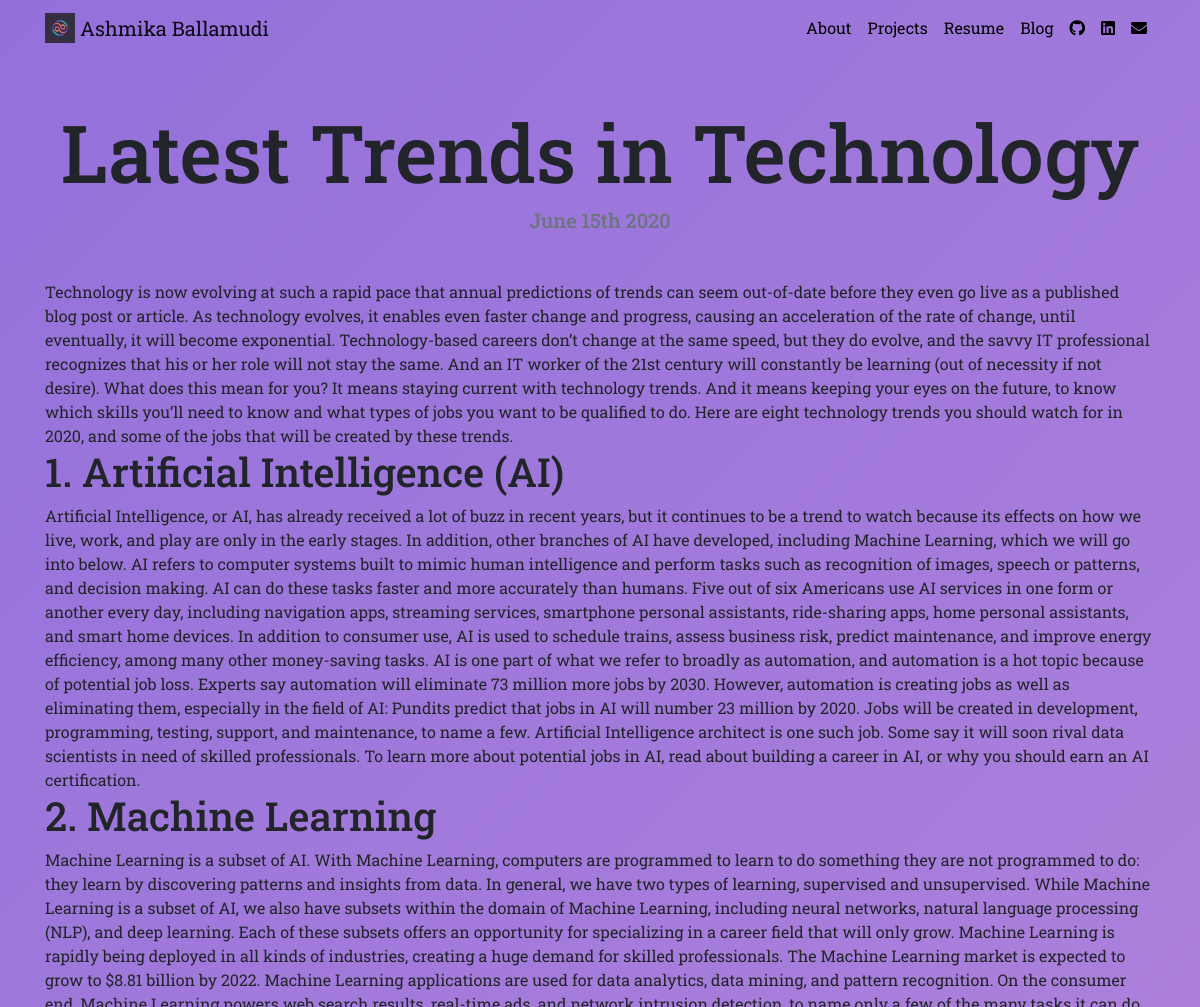
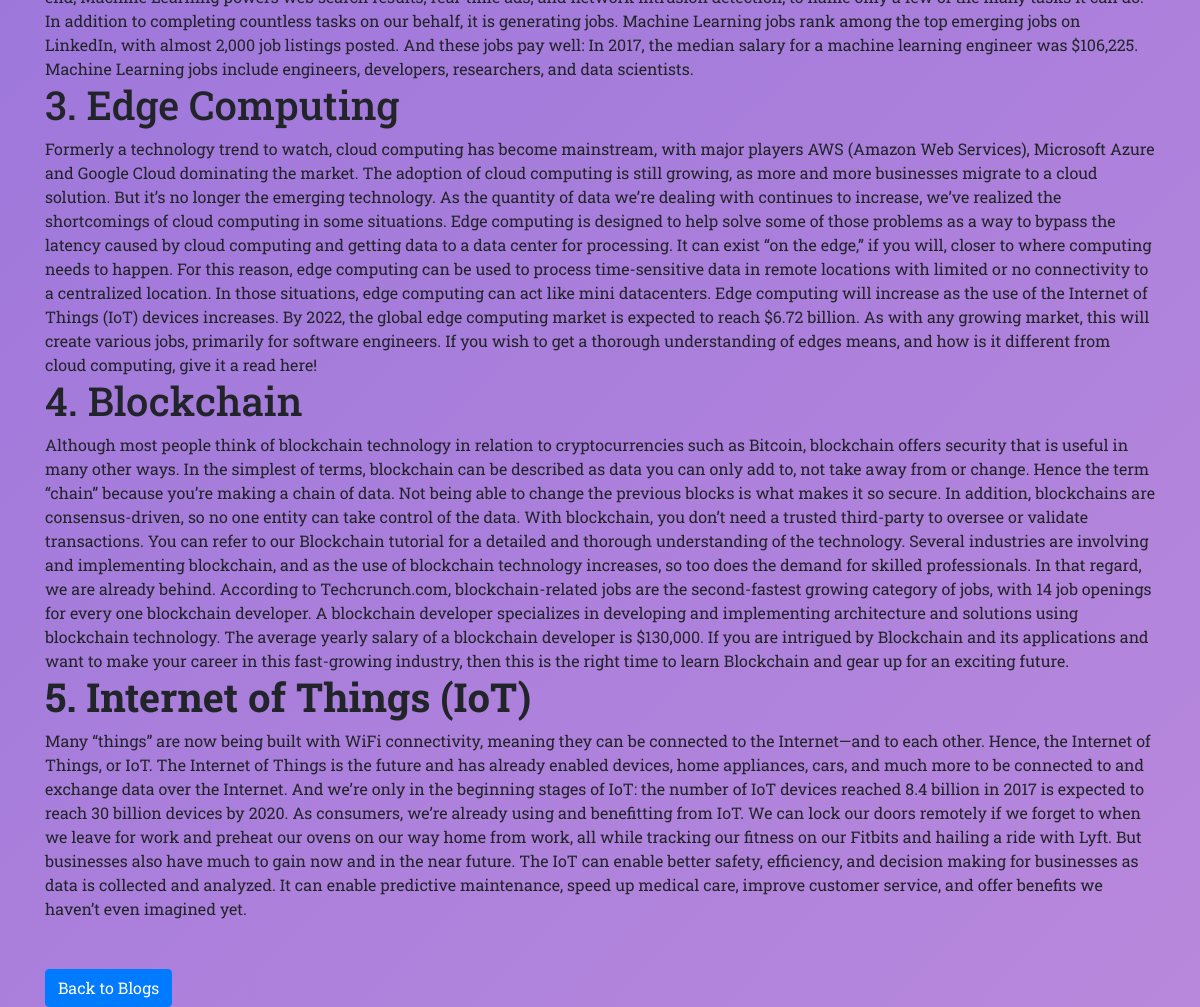
The app's page /blog/2/ with its own data (2 pictures, top to bottom).
### blog/models.py (models this page shows, shortened)
class Blog(models.Model):
    title = models.CharField(max_length=200)
    des = models.TextField()
    date = models.DateField()

### blog/views.py (the view)
# urls.py: path('<int:blog_id>/',views.detail, name ='detail'),
def detail(request,blog_id):
    blog = get_object_or_404(Blog,pk=blog_id)
    return render(request,'blog/detail.html',{'blog': blog})

### blog/templates/blog/detail.html
{% extends "portfolio/base.html" %}
{% load static %}
{% block content %}
<h1 class="text-center mt-5" id="blogdetailtitle">{{ blog.title }}</h1>
<h5 class="text-center text-muted mb-5">{{ blog.date|date:'F jS Y' }}</h5>
{{ blog.des|safe }}
<br><br><br>
<a role="button" href="{% url 'blog:all_blogs' %}" class="btn btn-primary">Back to Blogs</a>
{% endblock %}

### portfolio/static/portfolio/custom.css (style rules this page uses)
body { font-family: 'Roboto Slab'; background: linear-gradient(-45deg,salmon,plum,mediumpurple); background-size: 400% 400%; animation: gradient 15s ease infinite; }
h1 { animation-duration: 3s; animation-name: slidein; }
@media (min-width: 992px) { #blogdetailtitle { font-size: 5rem; } }

### records on screen
Blog: title "Latest Trends in Technology", date "June 15th 2020", des "Technology is now evolving at such a rapid pace that annual predictions of trends can seem out-of-date before they even go live as a published blog post or article. As technology evolves, it enables even faster change and progress, causing an acceleration of the rate of change, until eventually, it will become exponential. Technology-based careers don’t change at the same speed, but they do evolve, and the savvy IT professional recognizes that his or her role will not stay the same. And an IT worker of the 21st century will constantly be learning (out of necessity if not desire). What does this mean for you? It means staying current with technology trends. And it means keeping your eyes on…"
